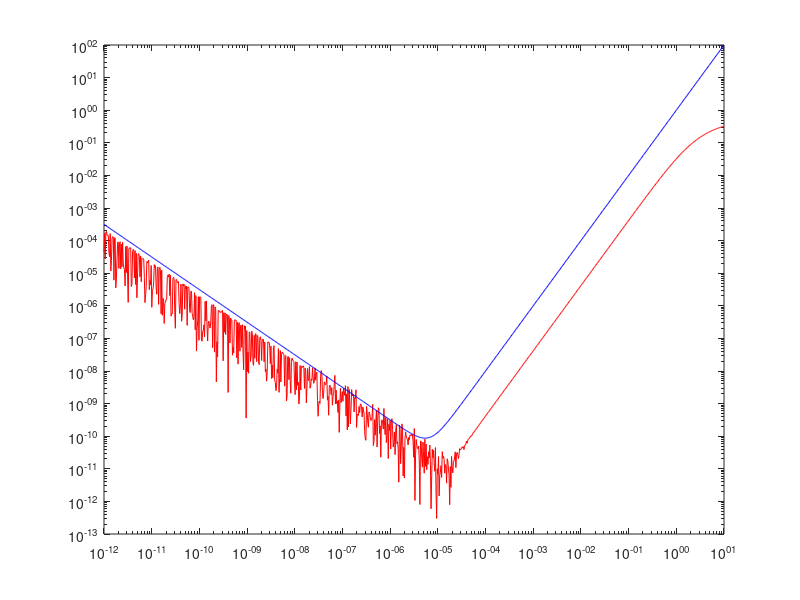

Reproduce this figure in MATLAB.
x = 1; 
h = logspace(-12,1,1000);

fun = @(x) atan(x);
funDeriv = ((-3*fun(x) + 4*fun(x + h./2) - fun(x+h))./h);
% f0 = 0.5 + 0*h;
Err1 = abs(0.5 - funDeriv);
Err2 = abs(h.^2 + (pi*10^-16)./h);

loglog(h, Err1, 'r', h, Err2, 'b')
